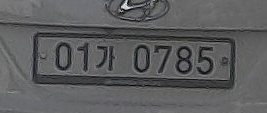
#> input picture day09/img/01가0785.jpg, 267 x 113 px
$ python step4_AdaptiveThre.py
#> lines starting #> are read from the running program, lines starting #| are printed output that depends on the picture; after the words box and inside, x2 and y2 are one past the last pixel; in counts of white or black regions, pixels touching at a corner belong together
import cv2
import numpy as np
import matplotlib.pyplot as plt
import pytesseract
#plt.style.use('dark_background')

path = './img/01가0785.jpg'
img_ori = cv2.imdecode(np.fromfile(path, dtype=np.uint8), cv2.IMREAD_COLOR)
#> img_ori is the input picture: shape (113, 267, 3); mean B, G, R 94.4, 93.2, 92.8

height, width, channel = img_ori.shape
#> height = 113; width = 267; channel = 3

plt.figure(figsize=(12, 10))
plt.imshow(img_ori, cmap='gray')

# hsv = cv2.cvtColor(img_ori, cv2.COLOR_BGR2HSV)
# gray = hsv[:,:,2]
gray = cv2.cvtColor(img_ori, cv2.COLOR_BGR2GRAY)

plt.figure(figsize=(12, 10))
plt.imshow(gray, cmap='gray')

structuringElement = cv2.getStructuringElement(cv2.MORPH_RECT, (3, 3))

imgTopHat = cv2.morphologyEx(gray, cv2.MORPH_TOPHAT, structuringElement)
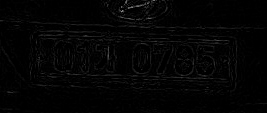
#> imgTopHat: shape (113, 267); min 0, max 144, mean 3.9
imgBlackHat = cv2.morphologyEx(gray, cv2.MORPH_BLACKHAT, structuringElement)
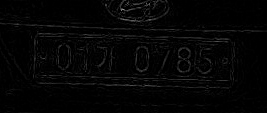
#> imgBlackHat: shape (113, 267); min 0, max 148, mean 4.7

imgGrayscalePlusTopHat = cv2.add(gray, imgTopHat)
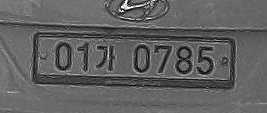
#> imgGrayscalePlusTopHat: shape (113, 267); min 0, max 255, mean 97.1
gray = cv2.subtract(imgGrayscalePlusTopHat, imgBlackHat)
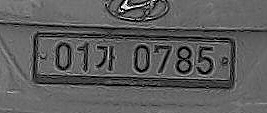
#> gray: shape (113, 267); min 0, max 255, mean 92.8

plt.figure(figsize=(12, 10))
plt.imshow(gray, cmap='gray')

img_blurred = cv2.GaussianBlur(gray, ksize=(5, 5), sigmaX=0)
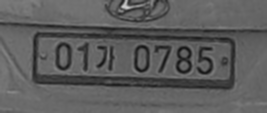
#> img_blurred: shape (113, 267); min 20, max 205, mean 92.8

img_thresh = cv2.adaptiveThreshold(
    img_blurred,
    maxValue=255.0,
    adaptiveMethod=cv2.ADAPTIVE_THRESH_GAUSSIAN_C,
    thresholdType=cv2.THRESH_BINARY_INV,
    blockSize=19,
    C=9
)
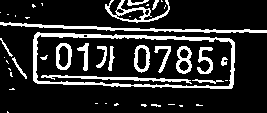
#> img_thresh: shape (113, 267); 16.6% white; 44 white regions (24 under 20 px), largest, box (x1, y1, x2, y2) and area: (33, 32, 235, 89) 1606, (0, 22, 267, 33) 767, (41, 75, 192, 84) 414

plt.figure(figsize=(12, 10))
plt.imshow(img_thresh, cmap='gray')

plt.show()

$ run again, with day09/img/01가0865.jpg copied over day09/img/01가0785.jpg
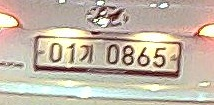
#> input picture day09/img/01가0865.jpg, 214 x 105 px
#> img_ori is the input picture: shape (105, 214, 3); mean B, G, R 167.5, 183.3, 195.7
#> `img_blurred = cv2.GaussianBlur(gray, ksize=(5, 5), sigmaX=0)`:
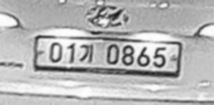
#> img_blurred: shape (105, 214); min 22, max 254, mean 181.4
#> `img_thresh = cv2.adaptiveThreshold( img_blurred, maxValue=255.0, adapt..`:
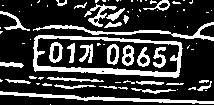
#> img_thresh: shape (105, 214); 24.2% white; 79 white regions (50 under 20 px), largest, box (x1, y1, x2, y2) and area: (33, 35, 183, 78) 1475, (0, 91, 214, 104) 709, (33, 22, 214, 41) 611

$ run again, with day09/img/01가1134.jpg copied over day09/img/01가0785.jpg
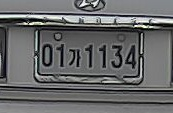
#> input picture day09/img/01가1134.jpg, 173 x 113 px
#> img_ori is the input picture: shape (113, 173, 3); mean B, G, R 104.7, 104, 103
#> `imgTopHat = cv2.morphologyEx(gray, cv2.MORPH_TOPHAT, structuringElement)`:
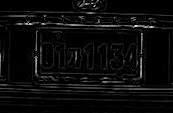
#> imgTopHat: shape (113, 173); min 0, max 227, mean 11.2
#> `img_thresh = cv2.adaptiveThreshold( img_blurred, maxValue=255.0, adapt..`:
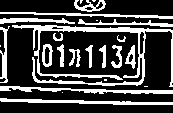
#> img_thresh: shape (113, 173); 26.1% white; 24 white regions (7 under 20 px), largest, box (x1, y1, x2, y2) and area: (12, 25, 173, 87) 1747, (0, 86, 173, 94) 586, (0, 98, 173, 105) 559
